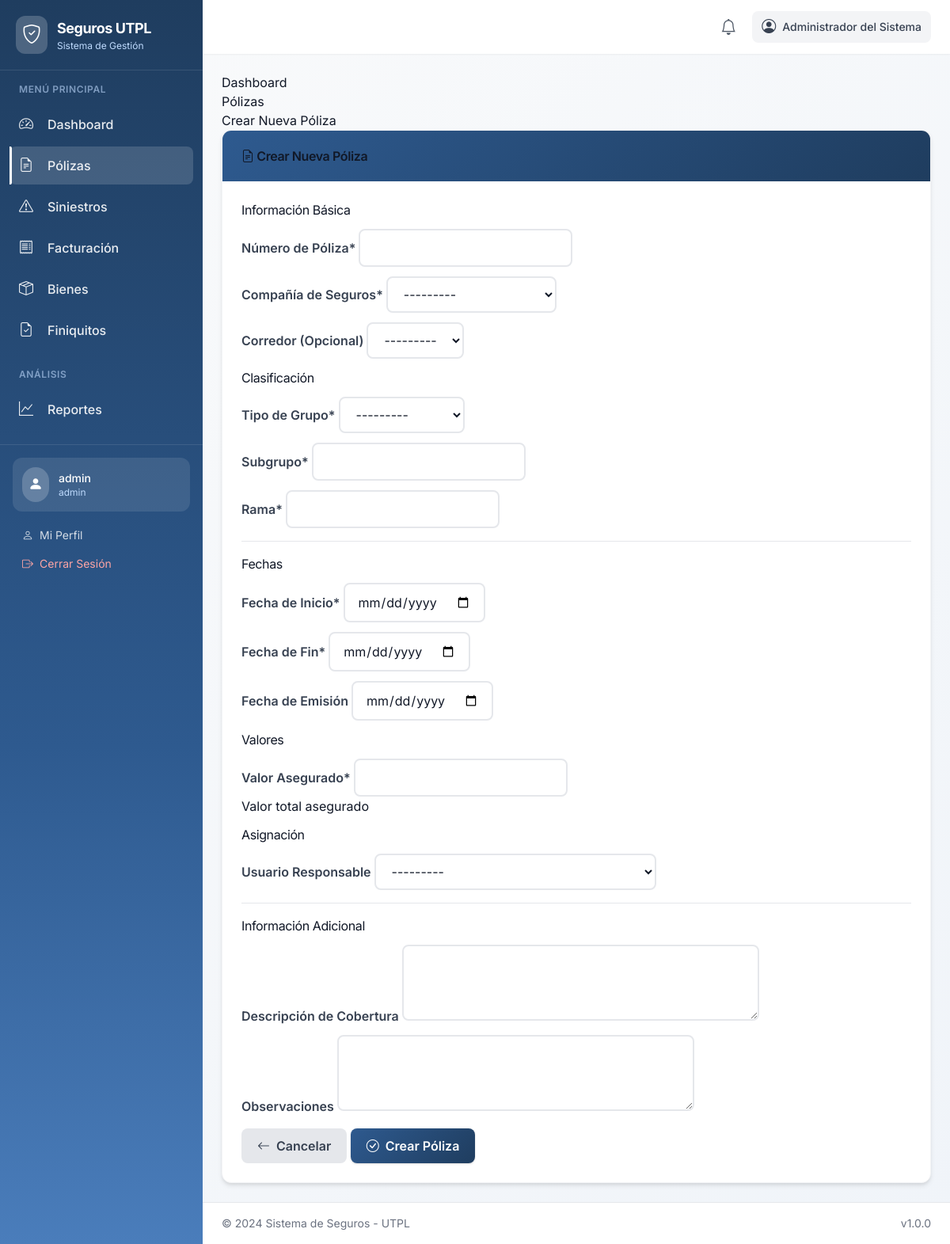
Page /policies/create/ (signed in) on the committed database.
### accounts/models.py (models this page shows, shortened)
class UserProfile(AbstractUser):
    ROLE_CHOICES = [
        ('admin', _('Administrador')),
        ('insurance_manager', _('Gerente de Seguros')),
        ('requester', _('Custodio de Bienes')),
    ]
    full_name = models.CharField(
        _('Nombre completo'),
        max_length=255,
        blank=True
    )
    role = models.CharField(
        _('Rol'),
        max_length=20,
        choices=ROLE_CHOICES,
        default='requester'
    )
    department = models.CharField(
        _('Departamento'),
        max_length=100,
        blank=True
    )
    phone = models.CharField(
        _('Teléfono'),
        max_length=20,
        blank=True
    )
    created_at = models.DateTimeField(_('Fecha de creación'), auto_now_add=True)
    updated_at = models.DateTimeField(_('Fecha de actualización'), auto_now=True)
    class Meta:
        verbose_name = _('Perfil de Usuario')
        verbose_name_plural = _('Perfiles de Usuario')
        ordering = ['-created_at']
    def __str__(self):
        return f"{self.get_full_name()} ({self.username})"
    def get_full_name(self):
        if self.full_name:
            return self.full_name
        return super().get_full_name() or self.username
    def get_role_permissions(self):
        permissions_map = {
            'admin': [
                'users_read', 'users_write', 'users_create', 'users_update', 'users_delete', 'users_manage',
                'policies_read', 'policies_write', 'policies_create', 'policies_update', 'policies_delete', 'policies_manage',
                'claims_read', 'claims_write', 'claims_update', 'claims_delete', 'claims_manage',
                'invoices_read', 'invoices_write', 'invoices_create', 'invoices_update', 'invoices_delete', 'invoices_manage',
                'assets_read', 'assets_write', 'assets_create', 'assets_update', 'assets_delete', 'assets_manage',
                'reports_read', 'reports_write', 'reports_create', 'reports_update', 'reports_delete', 'reports_manage',
                'insurance_companies_read', 'insurance_companies_write', 'insurance_companies_create', 'insurance_companies_update', 'insurance_companies_delete', 'insurance_companies_manage',
                'brokers_read', 'brokers_write', 'brokers_create', 'brokers_update', 'brokers_delete', 'brokers_manage',
                'settings_read', 'settings_write', 'settings_create', 'settings_update', 'settings_delete', 'settings_manage',
                'alerts_read', 'alerts_create', 'alerts_write', 'alerts_execute', 'alerts_delete'
            ],
            'insurance_manager': [
                'users_read',
                'policies_read', 'policies_write', 'policies_create', 'policies_update', 'policies_delete',
                'claims_read', 'claims_write', 'claims_update', 'claims_manage',
                'invoices_read', 'invoices_write', 'invoices_create', 'invoices_update',
                'assets_read',
                'reports_read',
                'insurance_companies_read', 'insurance_companies_write', 'insurance_companies_create', 'insurance_companies_update',
                'brokers_read', 'brokers_write', 'brokers_create', 'brokers_update'
            ],
            'requester': [
                'claims_read', 'claims_write', 'claims_create',
                'assets_read'  # Only their own assets
            ]
        }
        return permissions_map.get(self.role, [])
    def has_perm(self, perm, obj=None):
        if super().has_perm(perm, obj):
            return True
        if not self.is_active or not perm:
            return False
        codename = perm.split('.')[-1]
        return codename in self.get_role_permissions()
    def has_perms(self, perm_list, obj=None):
        return all(self.has_perm(perm, obj) for perm in perm_list)

### policies/views.py (the view)
# urls.py: path('create/', views.policy_create, name='policy_create'),
@login_required
@permission_required('policies.policies_create', raise_exception=True)
def policy_create(request):
    if request.method == 'POST':
        form = PolicyForm(request.POST)
        if form.is_valid():
            policy = form.save()
            AuditLog.log_action(
                user=request.user,
                action_type='create',
                entity_type='policy',
                entity_id=str(policy.id),
                description=f'Póliza creada: {policy.policy_number}',
                new_values={
                    'policy_number': policy.policy_number,
                    'insurance_company': policy.insurance_company.name,
                    'insured_value': str(policy.insured_value),
                    'status': policy.status
                }
            )
            messages.success(request, _('Póliza creada exitosamente.'))
            return redirect('policies:policy_detail', pk=policy.pk)
    else:
        form = PolicyForm()
    return render(request, 'policies/policy_form.html', {
        'form': form,
        'title': _('Crear Nueva Póliza'),
        'submit_text': _('Crear Póliza'),
    })

### templates/policies/policy_form.html (shortened to what this page needs)
{% extends 'base.html' %}
{% load static %}
{% load crispy_forms_tags %}
{% block content %}
<div class="row">
    <div class="col-12">
        <nav aria-label="breadcrumb">
            <ol class="breadcrumb">
                <li class="breadcrumb-item"><a href="{% url 'accounts:dashboard' %}">Dashboard</a></li>
                <li class="breadcrumb-item"><a href="{% url 'policies:policy_list' %}">Pólizas</a></li>
                <li class="breadcrumb-item active">{{ title }}</li>
            </ol>
        </nav>
    </div>
</div>
<div class="row">
    <div class="col-lg-10 mx-auto">
        <div class="card">
            <div class="card-header">
                <h4 class="mb-0">
                    <i class="bi bi-file-earmark-text"></i> {{ title }}
                </h4>
            </div>
            <div class="card-body">
                <form method="post" novalidate>
                    <div class="row">
                        <div class="col-md-6">
                            <h5 class="mb-3">Información Básica</h5>
                            {{ form.policy_number|as_crispy_field }}
                            {{ form.insurance_company|as_crispy_field }}
                            {{ form.broker|as_crispy_field }}
                        </div>
                        <div class="col-md-6">
                            <h5 class="mb-3">Clasificación</h5>
                            {{ form.group_type|as_crispy_field }}
                            {{ form.subgroup|as_crispy_field }}
                            {{ form.branch|as_crispy_field }}
                        </div>
                    </div>
                    <hr class="my-4">
                    <div class="row">
                        <div class="col-md-4">
                            <h5 class="mb-3">Fechas</h5>
                            {{ form.start_date|as_crispy_field }}
                            {{ form.end_date|as_crispy_field }}
                            {{ form.issue_date|as_crispy_field }}
                        </div>
                        <div class="col-md-4">
                            <h5 class="mb-3">Valores</h5>
                            {{ form.insured_value|as_crispy_field }}
                        </div>
                        <div class="col-md-4">
                            <h5 class="mb-3">Asignación</h5>
                            {{ form.responsible_user|as_crispy_field }}
                        </div>
                    </div>
                    <hr class="my-4">
                    <div class="row">
                        <div class="col-12">
                            <h5 class="mb-3">Información Adicional</h5>
                            {{ form.coverage_description|as_crispy_field }}
                            {{ form.observations|as_crispy_field }}
                        </div>
                    </div>
                    <div class="d-flex justify-content-between mt-4">
                        <a href="{% url 'policies:policy_list' %}" class="btn btn-secondary">
                            <i class="bi bi-arrow-left"></i> Cancelar
                        </a>
                        <button type="submit" class="btn btn-primary">
                            <i class="bi bi-check-circle"></i> {{ submit_text }}
                        </button>
                    </div>
                </form>
            </div>
        </div>
    </div>
</div>
{% endblock %}

### templates/base.html (shortened to what this page needs)
{% load static %}
<!DOCTYPE html>
<html lang="es">
<head>
    <script src="https://cdn.tailwindcss.com"></script>
    <link href="https://cdn.jsdelivr.net/npm/bootstrap-icons@1.10.0/font/bootstrap-icons.css" rel="stylesheet">
    <link href="{% static 'css/style.css' %}" rel="stylesheet">
</head>
<body class="bg-gray-100 font-sans">
    <div class="flex min-h-screen">
        {% if user.is_authenticated and user_permissions %}
        <aside id="sidebar"
            class="fixed inset-y-0 left-0 z-50 w-64 transform -translate-x-full lg:translate-x-0 transition-transform duration-300"
            style="background: linear-gradient(180deg, #1f3d5f 0%, #2e5a8f 60%, #4a7dbb 100%);">
            <div class="flex items-center space-x-3 p-5 border-b border-white/10">
                <div class="bg-white/20 p-2 rounded-xl">
                    <i class="bi bi-shield-check text-white text-2xl"></i>
                </div>
                <div>
                    <h1 class="text-white font-bold text-lg">Seguros UTPL</h1>
                    <p class="text-blue-200 text-xs">Sistema de Gestión</p>
                </div>
            </div>
            <nav class="sidebar-nav flex-1 overflow-y-auto px-3 py-4">
                <p class="text-blue-200/60 text-xs font-semibold uppercase tracking-wider px-3 mb-3">Menú Principal</p>
                <a href="{% url 'accounts:dashboard' %}"
                    class="nav-link flex items-center space-x-3 text-white/90 hover:text-white px-3 py-2.5 rounded-lg mb-1">
                    <i class="bi bi-speedometer2 text-lg w-6"></i>
                    <span class="font-medium">Dashboard</span>
                </a>
                {% if 'policies_read' in user_permissions %}
                <a href="{% url 'policies:policy_list' %}"
                    class="nav-link flex items-center space-x-3 text-white/90 hover:text-white px-3 py-2.5 rounded-lg mb-1">
                    <i class="bi bi-file-earmark-text text-lg w-6"></i>
                    <span class="font-medium">Pólizas</span>
                </a>
                {% endif %}
                {% if 'claims_read' in user_permissions %}
                <a href="{% url 'claims:claim_list' %}"
                    class="nav-link flex items-center space-x-3 text-white/90 hover:text-white px-3 py-2.5 rounded-lg mb-1">
                    <i class="bi bi-exclamation-triangle text-lg w-6"></i>
                    <span class="font-medium">Siniestros</span>
                </a>
                {% endif %}
                {% if 'invoices_read' in user_permissions %}
                <a href="{% url 'invoices:invoice_list' %}"
                    class="nav-link flex items-center space-x-3 text-white/90 hover:text-white px-3 py-2.5 rounded-lg mb-1">
                    <i class="bi bi-receipt text-lg w-6"></i>
                    <span class="font-medium">Facturación</span>
                </a>
                {% endif %}
                {% if 'assets_read' in user_permissions %}
                <a href="{% url 'assets:asset_list' %}"
                    class="nav-link flex items-center space-x-3 text-white/90 hover:text-white px-3 py-2.5 rounded-lg mb-1">
                    <i class="bi bi-box-seam text-lg w-6"></i>
                    <span class="font-medium">Bienes</span>
                </a>
                {% endif %}
                {% if 'claims_read' in user_permissions %}
                <a href="{% url 'claims:claim_settlements_list' %}"
                    class="nav-link flex items-center space-x-3 text-white/90 hover:text-white px-3 py-2.5 rounded-lg mb-1">
                    <i class="bi bi-file-earmark-check text-lg w-6"></i>
                    <span class="font-medium">Finiquitos</span>
                </a>
                {% endif %}
                {% if 'reports_read' in user_permissions %}
                <p class="text-blue-200/60 text-xs font-semibold uppercase tracking-wider px-3 mt-6 mb-3">Análisis</p>
                <a href="{% url 'reports:report_list' %}"
                    class="nav-link flex items-center space-x-3 text-white/90 hover:text-white px-3 py-2.5 rounded-lg mb-1">
                    <i class="bi bi-graph-up text-lg w-6"></i>
                    <span class="font-medium">Reportes</span>
                </a>
                {% endif %}
            </nav>
            <div class="p-4 border-t border-white/10">
                <div class="bg-white/10 rounded-xl p-3 mb-3">
                    <div class="flex items-center space-x-3">
                        <div class="bg-white/20 p-2 rounded-full">
                            <i class="bi bi-person-fill text-white text-lg"></i>
                        </div>
                        <div class="flex-1 min-w-0">
                            <p class="text-white font-medium text-sm truncate">{{ user.username }}</p>
                            <p class="text-blue-200 text-xs">{{ user.role }}</p>
                        </div>
                    </div>
                </div>
                <a href="{% url 'accounts:profile' %}"
                    class="flex items-center space-x-2 text-white/80 hover:text-white px-3 py-2 rounded-lg hover:bg-white/10 text-sm">
                    <i class="bi bi-person"></i>
                    <span>Mi Perfil</span>
                </a>
                <a href="{% url 'accounts:logout' %}"
                    class="flex items-center space-x-2 text-red-300 hover:text-red-200 px-3 py-2 rounded-lg hover:bg-red-500/20 text-sm">
                    <i class="bi bi-box-arrow-right"></i>
                    <span>Cerrar Sesión</span>
                </a>
            </div>
        </aside>
        {% endif %}
        <div
            class="flex-1 flex flex-col min-h-screen {% if user.is_authenticated and user_permissions %}lg:ml-64{% endif %}">
            {% if user.is_authenticated and user_permissions %}
            <header class="bg-white shadow-sm sticky top-0 z-30">
                <div class="flex items-center justify-between px-4 lg:px-6 py-3">
                    <div class="flex items-center space-x-3 ml-auto">
                        <div class="relative" x-data="{ open: false }">
                            <button @click="open = !open"
                                class="relative p-2 text-gray-600 hover:bg-gray-100 rounded-lg">
                                <i class="bi bi-bell text-xl"></i>
                            </button>
                        </div>
                        <div
                            class="hidden lg:flex items-center space-x-2 text-gray-700 bg-gray-100 px-3 py-1.5 rounded-lg">
                            <i class="bi bi-person-circle text-lg"></i>
                            <span class="text-sm font-medium">{{ user_full_name|default:user.username }}</span>
                        </div>
                    </div>
                </div>
            </header>
            {% endif %}
            <main class="flex-1 {% if user.is_authenticated and user_permissions %}p-4 lg:p-6{% endif %}">
                {% block content %}{% endblock %}
            </main>
            {% if user.is_authenticated and user_permissions %}
            <footer class="bg-white border-t border-gray-200 mt-auto">
                <div
                    class="px-4 lg:px-6 py-4 flex flex-col sm:flex-row justify-between items-center text-sm text-gray-500">
                    <span>&copy; 2024 Sistema de Seguros - UTPL</span>
                    <span class="mt-1 sm:mt-0">v1.0.0</span>
                </div>
            </footer>
            {% endif %}
        </div>
    </div>
</body>
</html>

### rows in the picture
UserProfile: username "admin", role "admin", full_name+username "Administrador del Sistema"

### other values in the picture
{{ title }} "Crear Nueva Póliza"
{{ submit_text }} "Crear Póliza"
